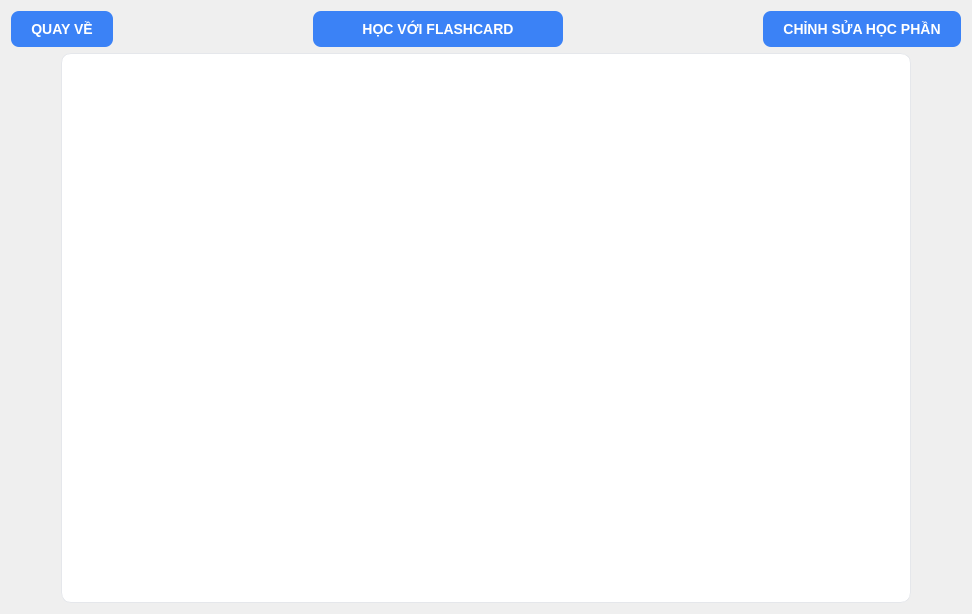
      <widget class="QWidget" name="p8_du_lieu_hoc_phan">
       <layout class="QVBoxLayout" name="verticalLayout_15">
        <item>
         <layout class="QHBoxLayout" name="horizontalLayout_22">
          <property name="spacing">
           <number>200</number>
          </property>
          <item>
           <widget class="QPushButton" name="btn_back_tu_du_lieu_hoc_phan">
            <property name="styleSheet">
             <string notr="true">QPushButton {
    background-color: #3B82F6; /* Màu xanh dương hiện đại */
    color: #FFFFFF;            /* Chữ màu trắng */
    border: none;              /* Bỏ viền đen viền mặc định */
    border-radius: 8px;        /* Bo góc */
    padding: 10px 20px;        /* Nút to, dễ bấm */
    font-size: 14px;
    font-weight: bold;
    font-family: &quot;Segoe UI&quot;, Arial, sans-serif;
}

QPushButton:hover {
    background-color: #2563EB; /* Hiệu ứng di chuột: Nền tối đi một xíu */
}

QPushButton:pressed {
    background-color: #1D4ED8; /* Hiệu ứng click: Nền tối hẳn lại */
}</string>
            </property>
            <property name="text">
             <string>QUAY VỀ</string>
            </property>
           </widget>
          </item>
          <item>
           <widget class="QPushButton" name="btn_hoc_voi_flashcard">
            <property name="minimumSize">
             <size>
              <width>250</width>
              <height>0</height>
             </size>
            </property>
            <property name="styleSheet">
             <string notr="true">QPushButton {
    background-color: #3B82F6; /* Màu xanh dương hiện đại */
    color: #FFFFFF;            /* Chữ màu trắng */
    border: none;              /* Bỏ viền đen viền mặc định */
    border-radius: 8px;        /* Bo góc */
    padding: 10px 20px;        /* Nút to, dễ bấm */
    font-size: 14px;
    font-weight: bold;
    font-family: &quot;Segoe UI&quot;, Arial, sans-serif;
}

QPushButton:hover {
    background-color: #2563EB; /* Hiệu ứng di chuột: Nền tối đi một xíu */
}

QPushButton:pressed {
    background-color: #1D4ED8; /* Hiệu ứng click: Nền tối hẳn lại */
}</string>
            </property>
            <property name="text">
             <string>HỌC VỚI FLASHCARD</string>
            </property>
           </widget>
          </item>
          <item>
           <widget class="QPushButton" name="btn_chinh_sua_hoc_phan">
            <property name="minimumSize">
             <size>
              <width>0</width>
              <height>0</height>
             </size>
            </property>
            <property name="styleSheet">
             <string notr="true">QPushButton {
    background-color: #3B82F6; /* Màu xanh dương hiện đại */
    color: #FFFFFF;            /* Chữ màu trắng */
    border: none;              /* Bỏ viền đen viền mặc định */
    border-radius: 8px;        /* Bo góc */
    padding: 10px 20px;        /* Nút to, dễ bấm */
    font-size: 14px;
    font-weight: bold;
    font-family: &quot;Segoe UI&quot;, Arial, sans-serif;
}

QPushButton:hover {
    background-color: #2563EB; /* Hiệu ứng di chuột: Nền tối đi một xíu */
}

QPushButton:pressed {
    background-color: #1D4ED8; /* Hiệu ứng click: Nền tối hẳn lại */
}</string>
            </property>
            <property name="text">
             <string>CHỈNH SỬA HỌC PHẦN</string>
            </property>
           </widget>
          </item>
         </layout>
        </item>
        <item alignment="Qt::AlignmentFlag::AlignHCenter">
         <widget class="QListWidget" name="lw_du_lieu_hoc_phan">
          <property name="minimumSize">
           <size>
            <width>850</width>
            <height>550</height>
           </size>
          </property>
          <property name="maximumSize">
           <size>
            <width>850</width>
            <height>700</height>
           </size>
          </property>
          <property name="styleSheet">
           <string notr="true">QListWidget {
    background-color: #FFFFFF;
    border: 1px solid #E5E7EB;
    border-radius: 10px;
    padding: 5px;
    color: #1F2937;
    font-size: 15px;
    font-family: &quot;Segoe UI&quot;, Arial, sans-serif;
}

QListWidget::item {
    padding: 10px;
    border-bottom: 1px solid #F3F4F6; /* Vạch kẻ mờ giữa các từ vựng */
}

QListWidget::item:selected {
    background-color: #EFF6FF; /* Highlight màu xanh nhạt khi chọn 1 từ */
    color: #1D4ED8;
    border-radius: 5px;
}
QListWidget QScrollBar:vertical {
    border: none;
    background-color: #F9FAFB; /* Nền rãnh trượt hơi xám rất nhẹ để phân biệt */
    width: 12px;
    margin: 0px;
    border-radius: 6px;
}

/* CỤC TẨY (THANH NẮM) KÉO LÊN XUỐNG */
QListWidget QScrollBar::handle:vertical {
    background-color: #6B7280; /* XÁM ĐẬM - Cực kỳ dễ nhìn */
    min-height: 40px;          /* Cho thanh nắm dài ra một chút để dễ bấm */
    border-radius: 6px;
    margin: 2px;
}

/* KHI ĐƯA CHUỘT VÀO THANH CUỘN */
QListWidget QScrollBar::handle:vertical:hover {
    background-color: #4B5563; /* Đậm màu hơn */
}

/* KHI CLICK VÀ NHẤN GIỮ */
QListWidget QScrollBar::handle:vertical:pressed {
    background-color: #374151; /* Gần như đen */
}

/* ẨN 2 NÚT MŨI TÊN LÊN/XUỐNG ĐỂ TRÔNG HIỆN ĐẠI HƠN */
QListWidget QScrollBar::add-line:vertical, 
QListWidget QScrollBar::sub-line:vertical {
    height: 0px;
    background: none;
}

QListWidget QScrollBar::add-page:vertical, 
QListWidget QScrollBar::sub-page:vertical {
    background: none;
}</string>
          </property>
         </widget>
        </item>
       </layout>
      </widget>
